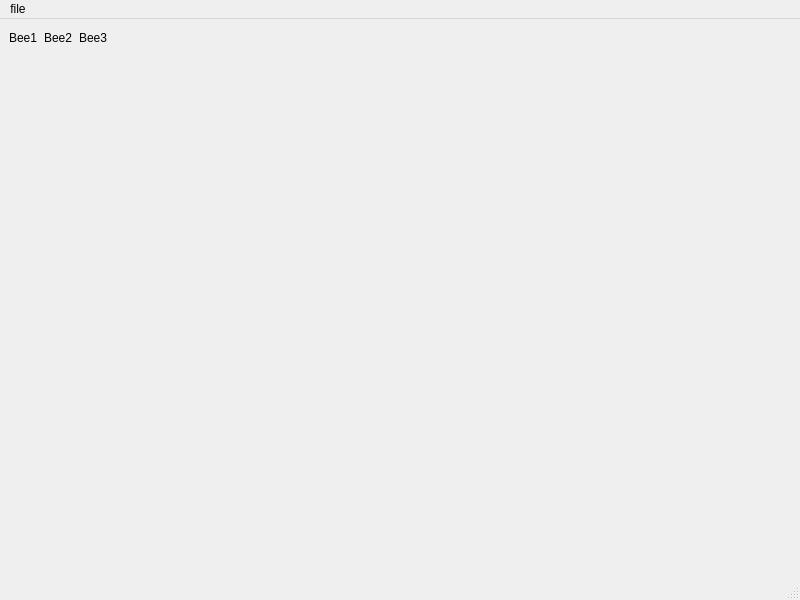
<?xml version="1.0" encoding="UTF-8"?>
<ui version="4.0">
 <class>mainWindow</class>
 <widget class="QMainWindow" name="mainWindow">
  <property name="geometry">
   <rect>
    <x>0</x>
    <y>0</y>
    <width>800</width>
    <height>600</height>
   </rect>
  </property>
  <property name="windowTitle">
   <string>BeeReal</string>
  </property>
  <widget class="QWidget" name="centralwidget">
   <layout class="QVBoxLayout" name="verticalLayout">
    <item>
     <layout class="QHBoxLayout" name="horizontalLayout">
      <item>
       <widget class="QLabel" name="label">
        <property name="maximumSize">
         <size>
          <width>200</width>
          <height>200</height>
         </size>
        </property>
        <property name="text">
         <string>Bee1</string>
        </property>
       </widget>
      </item>
      <item>
       <widget class="QLabel" name="label_2">
        <property name="maximumSize">
         <size>
          <width>200</width>
          <height>200</height>
         </size>
        </property>
        <property name="text">
         <string>Bee2</string>
        </property>
       </widget>
      </item>
      <item>
       <widget class="QLabel" name="label_3">
        <property name="maximumSize">
         <size>
          <width>200</width>
          <height>200</height>
         </size>
        </property>
        <property name="text">
         <string>Bee3</string>
        </property>
       </widget>
      </item>
      <item>
       <spacer name="horizontalSpacer">
        <property name="orientation">
         <enum>Qt::Horizontal</enum>
        </property>
        <property name="sizeHint" stdset="0">
         <size>
          <width>40</width>
          <height>20</height>
         </size>
        </property>
       </spacer>
      </item>
     </layout>
    </item>
    <item>
     <spacer name="verticalSpacer">
      <property name="orientation">
       <enum>Qt::Vertical</enum>
      </property>
      <property name="sizeHint" stdset="0">
       <size>
        <width>20</width>
        <height>495</height>
       </size>
      </property>
     </spacer>
    </item>
   </layout>
  </widget>
  <widget class="QMenuBar" name="menubar">
   <property name="geometry">
    <rect>
     <x>0</x>
     <y>0</y>
     <width>800</width>
     <height>26</height>
    </rect>
   </property>
   <widget class="QMenu" name="menufile">
    <property name="title">
     <string>file</string>
    </property>
    <addaction name="actionLoad_analysys"/>
    <addaction name="actionNew_analisys"/>
   </widget>
   <addaction name="menufile"/>
  </widget>
  <widget class="QStatusBar" name="statusbar"/>
  <action name="actionLoad_analysys">
   <property name="text">
    <string>Load analysis</string>
   </property>
  </action>
  <action name="actionNew_analisys">
   <property name="text">
    <string>New analysis</string>
   </property>
  </action>
 </widget>
 <resources/>
 <connections/>
</ui>
